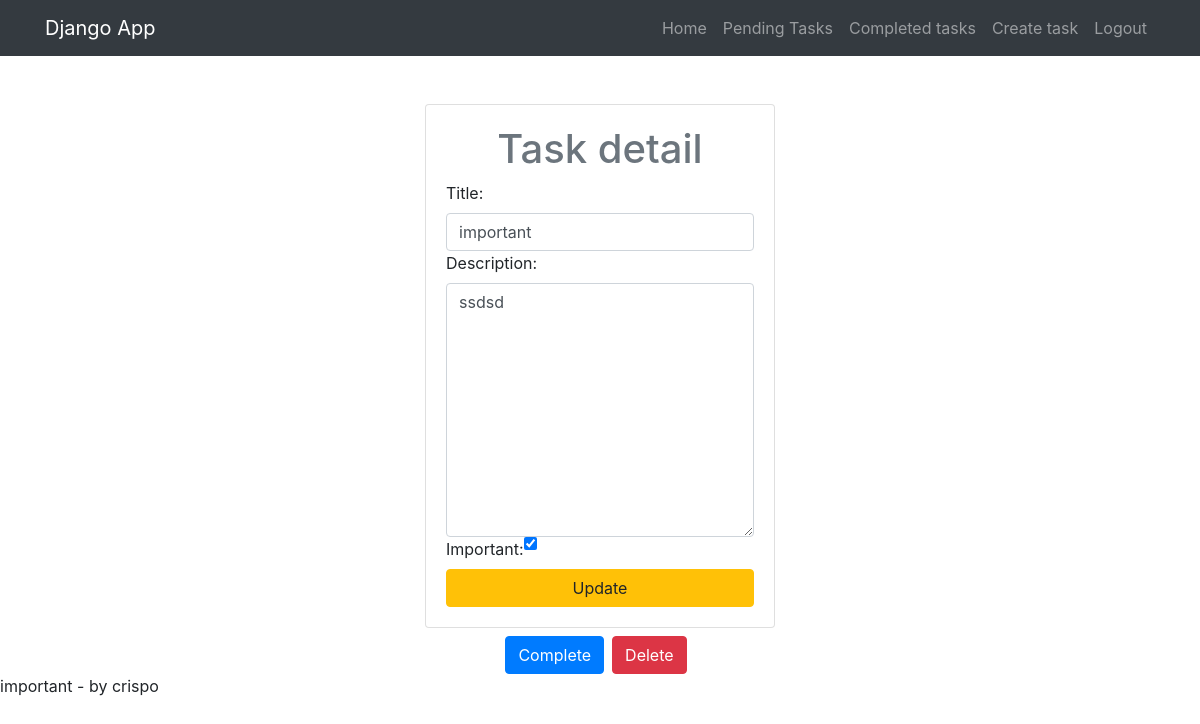
The app's page /tasks/13/ (signed in) with its own data.
### tasks/models.py (models this page shows)
class Task(models.Model):
    title = models.CharField(max_length=100)
    description = models.TextField(blank=True)
    created = models.DateTimeField(auto_now_add=True)
    datecompleted = models.DateTimeField(null=True, blank=True)
    important = models.BooleanField(default=False)
    user = models.ForeignKey(User, on_delete=models.CASCADE)
    def __str__(self):
        return self.title + ' - by ' + self.user.username

### tasks/views.py (the view, shortened to what this page needs)
# urls.py: path('tasks/<int:task_id>/', views.task_detail, name='task_detail'),
@login_required
def task_detail(request, task_id):
    if request.method == 'GET':
        task = get_object_or_404(Task, pk=task_id, user=request.user)
        form = TaskForm(instance=task)
        return render(request, 'task_detail.html', {'task': task, 'from': form})

### tasks/forms.py
class TaskForm(forms.ModelForm):
    class Meta:
        model = Task
        fields = ['title', 'description', 'important']
        widgets = {
            'title': forms.TextInput(attrs={'class': 'form-control', 'placeholder': 'Title'}),
            'description': forms.Textarea(attrs={'class': 'form-control', 'placeholder': 'Write your description'}),
            'important': forms.CheckboxInput(attrs={'class': 'form-check-input m-auto'})
        }

### tasks/templates/task_detail.html
{% extends 'base.html' %} {% block content %}
<main class="container mt-5">
  <div class="row">
    <div class="col-md-4 offset-md-4">
      <form method="POST" class="card card-body">
        <h1 class="text-secondary text-center">Task detail</h1>
        {{error}} {% csrf_token %} {{from}}
        <button class="btn btn-warning">Update</button>
      </form>
      <div class="mt-2 d-flex justify-content-center">
        <form action="{% url 'task_complete' task.id %}" method="POST">
          {% csrf_token %}<button class="btn btn-primary">Complete</button>
        </form>
        <form
          action="{% url 'task_delete' task.id %}"
          method="POST"
          class="px-2"
        >
          {% csrf_token %}<button class="btn btn-danger">Delete</button>
        </form>
      </div>
    </div>
  </div>
</main>
{{task}} {% endblock %}

### records on screen
Task: title "important", description "ssdsd", important "☑", title+user "important - by crispo"
